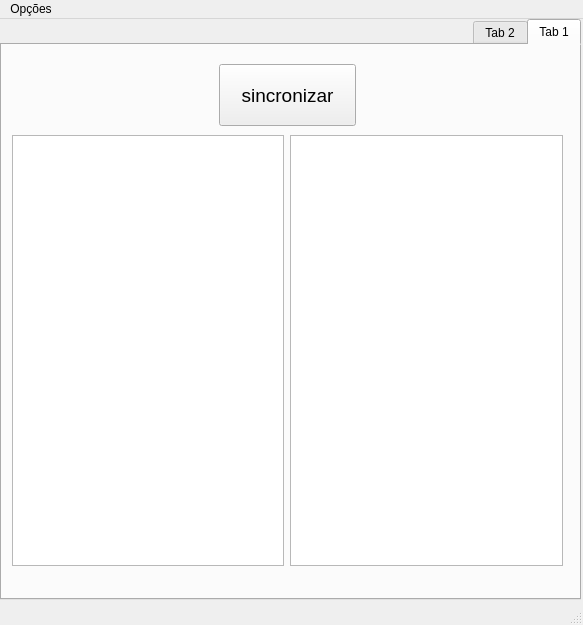
<?xml version="1.0" encoding="UTF-8"?>
<ui version="4.0">
 <class>MainWindow</class>
 <widget class="QMainWindow" name="MainWindow">
  <property name="geometry">
   <rect>
    <x>0</x>
    <y>0</y>
    <width>583</width>
    <height>625</height>
   </rect>
  </property>
  <property name="windowTitle">
   <string>MainWindow</string>
  </property>
  <widget class="QWidget" name="centralwidget">
   <widget class="QTabWidget" name="tabWidget">
    <property name="geometry">
     <rect>
      <x>0</x>
      <y>0</y>
      <width>581</width>
      <height>581</height>
     </rect>
    </property>
    <property name="layoutDirection">
     <enum>Qt::RightToLeft</enum>
    </property>
    <property name="tabPosition">
     <enum>QTabWidget::North</enum>
    </property>
    <property name="currentIndex">
     <number>0</number>
    </property>
    <property name="movable">
     <bool>true</bool>
    </property>
    <widget class="QWidget" name="tab">
     <attribute name="title">
      <string>Tab 1</string>
     </attribute>
     <widget class="QWidget" name="gridLayoutWidget">
      <property name="geometry">
       <rect>
        <x>10</x>
        <y>90</y>
        <width>551</width>
        <height>431</height>
       </rect>
      </property>
      <layout class="QGridLayout" name="gridLayout">
       <item row="0" column="1">
        <widget class="QListView" name="book_listview">
         <property name="maximumSize">
          <size>
           <width>400</width>
           <height>600</height>
          </size>
         </property>
        </widget>
       </item>
       <item row="0" column="0">
        <widget class="QListView" name="subject_listview">
         <property name="maximumSize">
          <size>
           <width>400</width>
           <height>600</height>
          </size>
         </property>
        </widget>
       </item>
      </layout>
     </widget>
     <widget class="QWidget" name="horizontalLayoutWidget">
      <property name="geometry">
       <rect>
        <x>10</x>
        <y>10</y>
        <width>551</width>
        <height>80</height>
       </rect>
      </property>
      <layout class="QHBoxLayout" name="horizontalLayout">
       <item>
        <widget class="QToolButton" name="sync_button">
         <property name="minimumSize">
          <size>
           <width>137</width>
           <height>0</height>
          </size>
         </property>
         <property name="maximumSize">
          <size>
           <width>16777215</width>
           <height>62</height>
          </size>
         </property>
         <property name="font">
          <font>
           <pointsize>14</pointsize>
           <weight>50</weight>
           <italic>false</italic>
           <bold>false</bold>
           <underline>false</underline>
          </font>
         </property>
         <property name="text">
          <string>sincronizar</string>
         </property>
        </widget>
       </item>
      </layout>
     </widget>
    </widget>
    <widget class="QWidget" name="tab_2">
     <attribute name="title">
      <string>Tab 2</string>
     </attribute>
    </widget>
   </widget>
  </widget>
  <widget class="QMenuBar" name="menubar">
   <property name="geometry">
    <rect>
     <x>0</x>
     <y>0</y>
     <width>583</width>
     <height>22</height>
    </rect>
   </property>
   <widget class="QMenu" name="menuOp_es">
    <property name="title">
     <string>Opções</string>
    </property>
    <addaction name="logout_button"/>
    <addaction name="close_button"/>
   </widget>
   <addaction name="menuOp_es"/>
  </widget>
  <widget class="QStatusBar" name="statusbar"/>
  <action name="settings_button">
   <property name="text">
    <string>Configurações</string>
   </property>
  </action>
  <action name="actionLogout">
   <property name="text">
    <string>Logout</string>
   </property>
  </action>
  <action name="logout_button">
   <property name="text">
    <string>Logout</string>
   </property>
  </action>
  <action name="close_button">
   <property name="text">
    <string>Fechar</string>
   </property>
  </action>
 </widget>
 <resources/>
 <connections/>
</ui>
